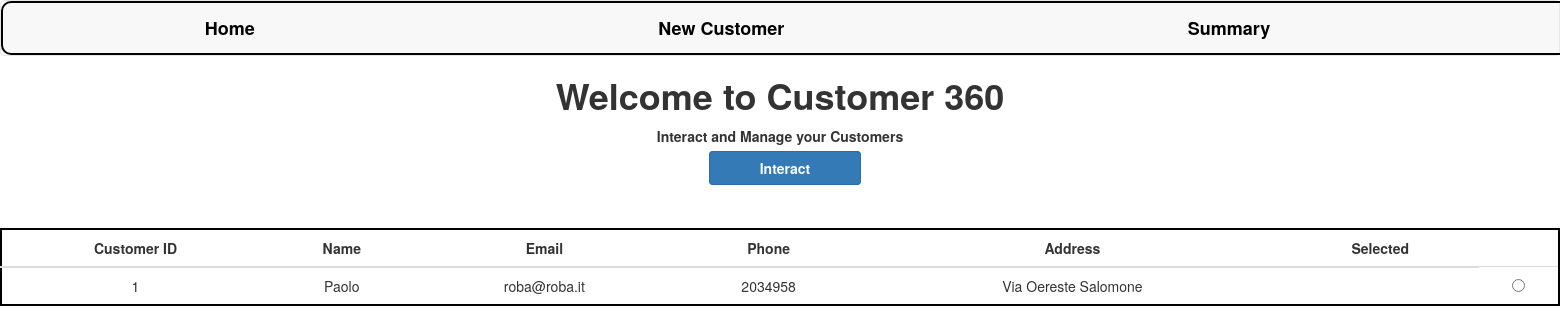
The page / on the database its author committed.
### customer360/models.py (models this page shows, shortened)
class Customer(models.Model):
    id = models.AutoField(primary_key=True)
    name = models.CharField(max_length=100)
    email = models.EmailField(max_length=100)
    phone = models.CharField(max_length=20)
    address = models.CharField(max_length=200)
    social_media = models.CharField(max_length=200, blank=True)

### customer360/views.py (the view)
# urls.py: path('',views.index,name="index"),
def index(request):
    customers = Customer.objects.all()
    context = {"customers":customers}
    return render(request,"index.html",context=context)

### customer360/templates/index.html (shortened to what this page needs)
{% extends 'base.html' %}
{% load static %}
{% block content %}
<html>
    <head>
    </head>
    <body>
        <h1>Welcome to Customer 360</h1>
        <p>Interact and Manage your Customers</p>
        <a class="btn btn-primary" style="font-weight:bold; display:inline" onclick="set_customer()">Interact</a>
        <table class="table">
            <thead>
                <tr>
                    <th>Customer ID</th>
                    <th>Name</th>
                    <th>Email</th>
                    <th>Phone</th>
                    <th>Address</th>
                    <th>Selected</th>
                </tr>
            </thead>
            <tbody>
                {% for customer in customers %}
                    <tr>
                        <td>{{customer.id }}</td>
                        <td>{{customer.name }}</td>
                        <td>{{customer.email }}</td>
                        <td>{{customer.phone }}</td>
                        <td>{{customer.address }}</td>
                        <td>{{customer.social_media }}</td>
                        <td>
                            <input type="radio" name="selected_customers" value="{{ customer.id }}">
                        </td>
                    </tr>
                {% endfor %}
            </tbody>
        </table>
    </body>
</html>
{% endblock content %}

### static/css/main.css (style rules this page uses)
body { text-align: center; margin: auto; }
h1,p { font-weight: bold; }
table { margin: auto; border: 2px solid #000000; margin-top: 50px; border-radius: 15px; background-color: white; text-align: center; }
th { text-align: center; }
.btn { display: flex; margin-top: 10px; margin-bottom: 10px; padding-left: 50px; padding-right: 50px; text-align: left; margin-left: 10px; }

### rows shown on the page
Customer: id "1", name "Paolo", email "roba@roba.it", phone "2034958", address "Via Oereste Salomone"
